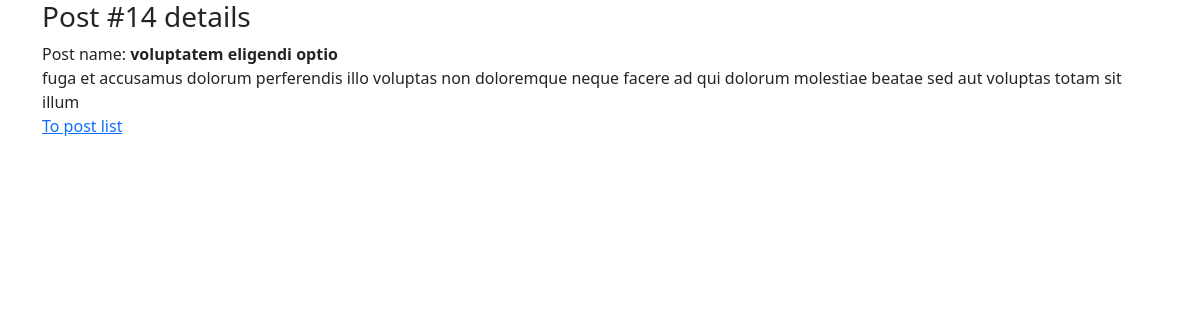
The page /posts/14/ on the database its author committed.
### models/post.py (models this page shows)
class Post(Base, db.Model):
    user_id = Column(Integer, ForeignKey("users.id", ondelete="CASCADE"), nullable=False, unique=False, index=True,)
    title = Column(String(200), nullable=False, default="", server_default="",)
    body = Column(Text, nullable=False, default="", server_default="",)
    user = relationship("User", back_populates="posts")

### views/posts.py (the view)
@posts_app.get("/<int:post_id>/", endpoint="post_details")
def get_post(post_id: int):
    post = Post.query.get(post_id)
    if post is None:
        raise NotFound(f"Post #{post_id} not found!")
    return render_template(
        "posts/details.html",
        post=post,
    )

### templates/posts/details.html (shortened to what this page needs)
{% extends 'base.html' %}
{% block body %}
  <h3>Post #{{ post.id }} details</h3>
  <div>
    Post name: <strong>{{ post.title }}</strong>
  </div>
  <div>
    {{ post.body }}
  </div>
  <div>
    <a href="{{ url_for('posts_app.posts_list') }}">To post list</a>
  </div>
{% endblock %}

### rows shown on the page
Post: title "voluptatem eligendi optio", body "fuga et accusamus dolorum perferendis illo voluptas non doloremque neque facere ad qui dolorum molestiae beatae sed aut voluptas totam sit illum"
